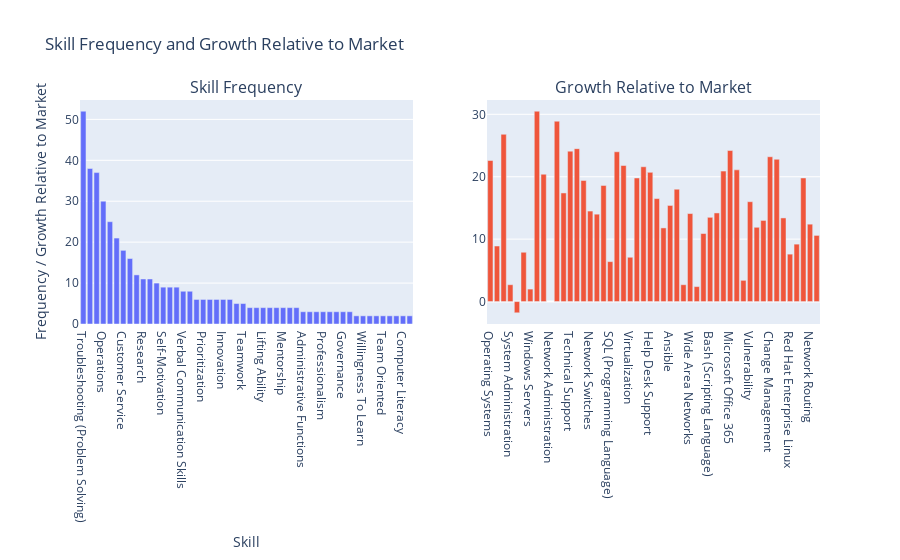

The notebook cell saved with this chart:
### Markdown cell above
#### Comparing Demand (job posting frequency) and Growth (projections)

### Code cell
# Create subplots
fig = make_subplots(rows=1, cols=2, subplot_titles=("Skill Frequency", "Growth Relative to Market"))

# Add trace for skill frequency
fig.add_trace(
    go.Bar(x=common_ncsa['skills'], y=common_ncsa['postings_prop'], name='Frequency'),
    row=1, col=1
)

# Add trace for growth relative to the market
fig.add_trace(
    go.Bar(x=specialised_ncsa['skills'], y=specialised_ncsa['skillgrowth_proj'], name='Growth Relative'),
    row=1, col=2
)

# Update layout
fig.update_layout(
    title='Skill Frequency and Growth Relative to Market',
    xaxis=dict(title='Skill'),
    yaxis=dict(title='Frequency / Growth Relative to Market'),
    showlegend=False  # Hide legend as it's not necessary in this case
)

# Show the figure
fig.show()

### Figure 1 — Plotly figure (JSON) as saved in the notebook; plotly's stock layout.template omitted (floating-point values rounded to 4 significant figures)
{"data": [{"name": "Frequency", "type": "bar", "x": ["Troubleshooting (Problem Solving)", "Management", "Communication", "Operations", "Problem Solving", "Information Technology", "Customer Service", "Planning", "Writing", "Research", "Detail Oriented", "Leadership", "Self-Motivation", "Interpersonal Communications", "Microsoft Office", "Verbal Communication Skills", "Coordinating", "Microsoft Windows", "Prioritization", "Multitasking", "Time Management", "Innovation", "Microsoft Excel", "Organizational Skills", "Teamwork", "Mathematics", "Security Policies", "Lifting Ability", "Presentations", "Analytical Skills", "Mentorship", "Scheduling", "Microsoft Outlook", "Administrative Functions", "Critical Thinking", "Microsoft PowerPoint", "Professionalism", "Consulting", "Ability To Meet Deadlines", "Governance", "English Language", "Decision Making", "Willingness To Learn", "Collaboration", "Wireless Communications", "Team Oriented", "Accountability", "Sales", "Computer Literacy", "Quality Assurance"], "xaxis": "x", "y": [52, 38, 37, 30, 25, 21, 18, 16, 12, 11, 11, 10, 9, 9, 9, 8, 8, 6, 6, 6, 6, 6, 6, 5, 5, 4, 4, 4, 4, 4, 4, 4, 4, 3, 3, 3, 3, 3, 3, 3, 3, 2, 2, 2, 2, 2, 2, 2, 2, 2], "yaxis": "y"}, {"name": "Growth Relative", "type": "bar", "x": ["Operating Systems", "Linux", "Computer Science", "System Administration", "Active Directory", "Scripting", "Windows Servers", "Automation", "Firewall", "Network Administration", "Microsoft Azure", "Windows PowerShell", "Technical Support", "Python (Programming Language)", "Backup Devices", "Network Switches", "Unix", "Local Area Networks", "SQL (Programming Language)", "Amazon Web Services", "Auditing", "Virtualization", "Project Management", "Information Systems", "Help Desk Support", "Disaster Recovery", "Dynamic Host Configuration Protocol (DHCP)", "Ansible", "Workflow Management", "Configuration Management", "Wide Area Networks", "Microsoft SharePoint", "Group Policy", "Bash (Scripting Language)", "Cyber Security", "Systems Engineering", "Microsoft Office 365", "Networking Hardware", "TCP/IP", "Vulnerability", "IT Infrastructure", "Virtual Private Networks (VPN)", "Change Management", "ServiceNow", "Network Security", "Red Hat Enterprise Linux", "Network Infrastructure", "Agile Methodology", "Network Routing", "Computer Networks"], "xaxis": "x2", "y": [22.6, 8.9, 26.8, 2.7, -1.8, 7.9, 2, 30.5, 20.4, null, 28.9, 17.4, 24.1, 24.5, 19.4, 14.5, 14.0, 18.6, 6.4, 24, 21.8, 7.1, 19.8, 21.6, 20.7, 16.5, 11.8, 15.4, 18, 2.7, 14.1, 2.4, 10.9, 13.5, 14.2, 20.9, 24.2, 21.1, 3.4, 16, 11.9, 13, 23.2, 22.8, 13.4, 7.6, 9.2, 19.8, 12.4, 10.6], "yaxis": "y2"}], "layout": {"annotations": [{"font": {"size": 16}, "showarrow": false, "text": "Skill Frequency", "x": 0.225, "xanchor": "center", "xref": "paper", "y": 1, "yanchor": "bottom", "yref": "paper"}, {"font": {"size": 16}, "showarrow": false, "text": "Growth Relative to Market", "x": 0.775, "xanchor": "center", "xref": "paper", "y": 1, "yanchor": "bottom", "yref": "paper"}], "autosize": true, "showlegend": false, "title": {"text": "Skill Frequency and Growth Relative to Market"}, "xaxis": {"anchor": "y", "autorange": true, "domain": [0, 0.45], "range": [-0.5, 49.5], "title": {"text": "Skill"}, "type": "category"}, "xaxis2": {"anchor": "y2", "autorange": true, "domain": [0.55, 1], "range": [-0.5, 49.5], "type": "category"}, "yaxis": {"anchor": "x", "autorange": true, "domain": [0, 1], "range": [0, 54.74], "title": {"text": "Frequency / Growth Relative to Market"}, "type": "linear"}, "yaxis2": {"anchor": "x2", "autorange": true, "domain": [0, 1], "range": [-3.594, 32.29], "type": "linear"}}}
